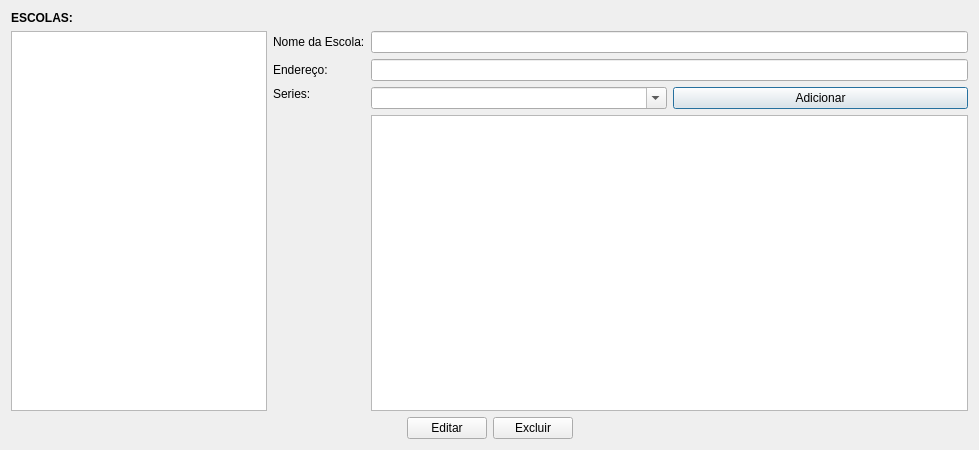
<?xml version="1.0" encoding="UTF-8"?>
<ui version="4.0">
 <class>Dialog</class>
 <widget class="QDialog" name="Dialog">
  <property name="geometry">
   <rect>
    <x>0</x>
    <y>0</y>
    <width>979</width>
    <height>450</height>
   </rect>
  </property>
  <property name="windowTitle">
   <string>Editar Escola</string>
  </property>
  <layout class="QGridLayout" name="gridLayout">
   <item row="5" column="1">
    <layout class="QGridLayout" name="gridLayout_2">
     <item row="1" column="1">
      <widget class="QListWidget" name="listViewEscolas">
       <property name="sizePolicy">
        <sizepolicy hsizetype="Fixed" vsizetype="Expanding">
         <horstretch>0</horstretch>
         <verstretch>0</verstretch>
        </sizepolicy>
       </property>
      </widget>
     </item>
     <item row="1" column="2">
      <layout class="QGridLayout" name="gridLayout_3">
       <item row="2" column="0">
        <widget class="QLabel" name="label_2">
         <property name="text">
          <string>Endereço:</string>
         </property>
        </widget>
       </item>
       <item row="0" column="2">
        <widget class="QLineEdit" name="lineEditNomeEscola"/>
       </item>
       <item row="3" column="2">
        <layout class="QHBoxLayout" name="horizontalLayout_2">
         <item>
          <layout class="QVBoxLayout" name="verticalLayout">
           <item>
            <layout class="QHBoxLayout" name="horizontalLayout_3">
             <item>
              <widget class="QComboBox" name="comboBoxSeries">
               <property name="editable">
                <bool>true</bool>
               </property>
              </widget>
             </item>
             <item>
              <widget class="QPushButton" name="pushButtonAddSerie">
               <property name="text">
                <string>Adicionar</string>
               </property>
              </widget>
             </item>
            </layout>
           </item>
           <item>
            <widget class="QListWidget" name="listViewSeries"/>
           </item>
          </layout>
         </item>
        </layout>
       </item>
       <item row="3" column="0">
        <layout class="QVBoxLayout" name="verticalLayout_2">
         <item>
          <widget class="QLabel" name="label_4">
           <property name="text">
            <string>Series:</string>
           </property>
          </widget>
         </item>
         <item>
          <spacer name="verticalSpacer_2">
           <property name="orientation">
            <enum>Qt::Vertical</enum>
           </property>
           <property name="sizeHint" stdset="0">
            <size>
             <width>20</width>
             <height>40</height>
            </size>
           </property>
          </spacer>
         </item>
        </layout>
       </item>
       <item row="0" column="0">
        <widget class="QLabel" name="label">
         <property name="text">
          <string>Nome da Escola:</string>
         </property>
        </widget>
       </item>
       <item row="2" column="2">
        <widget class="QLineEdit" name="lineEditEndereco"/>
       </item>
      </layout>
     </item>
     <item row="0" column="1">
      <widget class="QLabel" name="label_3">
       <property name="font">
        <font>
         <weight>75</weight>
         <bold>true</bold>
        </font>
       </property>
       <property name="text">
        <string>ESCOLAS:</string>
       </property>
      </widget>
     </item>
    </layout>
   </item>
   <item row="6" column="1">
    <layout class="QHBoxLayout" name="horizontalLayout">
     <item>
      <spacer name="horizontalSpacer">
       <property name="orientation">
        <enum>Qt::Horizontal</enum>
       </property>
       <property name="sizeHint" stdset="0">
        <size>
         <width>40</width>
         <height>20</height>
        </size>
       </property>
      </spacer>
     </item>
     <item>
      <widget class="QPushButton" name="pushButtonEditar">
       <property name="text">
        <string>Editar</string>
       </property>
      </widget>
     </item>
     <item>
      <widget class="QPushButton" name="pushButtonExcluir">
       <property name="text">
        <string>Excluir</string>
       </property>
      </widget>
     </item>
     <item>
      <spacer name="horizontalSpacer_2">
       <property name="orientation">
        <enum>Qt::Horizontal</enum>
       </property>
       <property name="sizeHint" stdset="0">
        <size>
         <width>40</width>
         <height>20</height>
        </size>
       </property>
      </spacer>
     </item>
    </layout>
   </item>
  </layout>
 </widget>
 <resources/>
 <connections/>
</ui>
